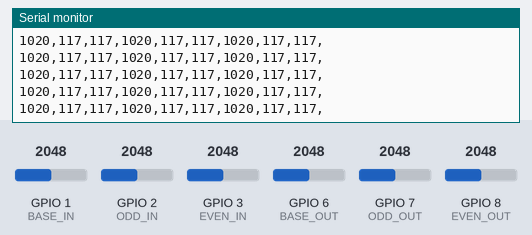
Bench run of a program on a simulated ESP32-S2. On the bench: the last lines printed to the serial monitor. Inputs (shaded band) come from the test bench; at power-on: GPIO 1 (BASE_IN) = 2048, GPIO 2 (ODD_IN) = 2048, GPIO 3 (EVEN_IN) = 2048, GPIO 6 (BASE_OUT) = 2048, GPIO 7 (ODD_OUT) = 2048, GPIO 8 (EVEN_OUT) = 2048.

Above: at 1.2 s.
1.3 s: GPIO 1 (BASE_IN) set to 2866
At 1.34 s:
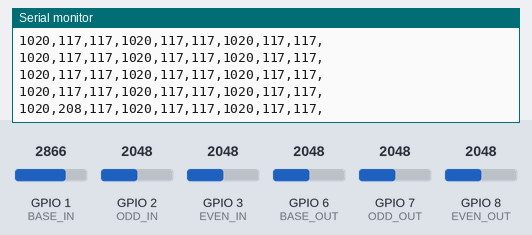
2.8 s: GPIO 2 (ODD_IN) set to 2866
At 2.82 s:
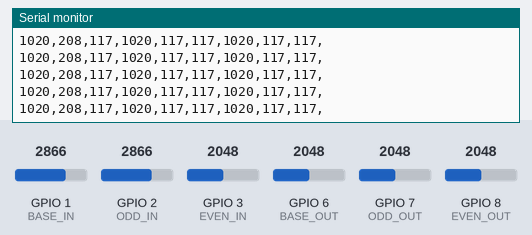
4.3 s: GPIO 3 (EVEN_IN) set to 2866
At 4.3 s:
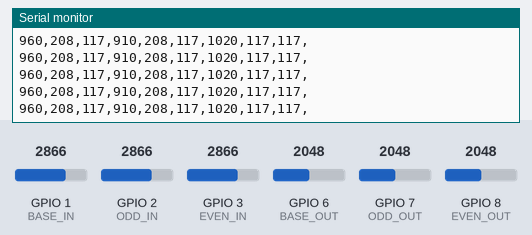
5.8 s: GPIO 6 (BASE_OUT) set to 2866
At 5.84 s:
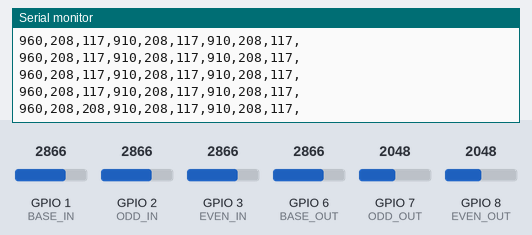
7.3 s: GPIO 7 (ODD_OUT) set to 2866
At 7.32 s:
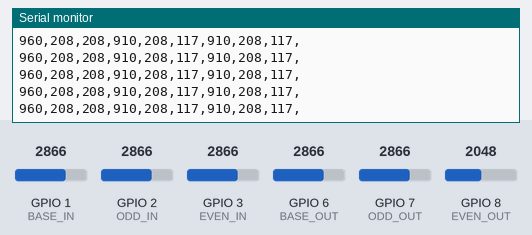
8.8 s: GPIO 8 (EVEN_OUT) set to 2866
At 8.8 s:
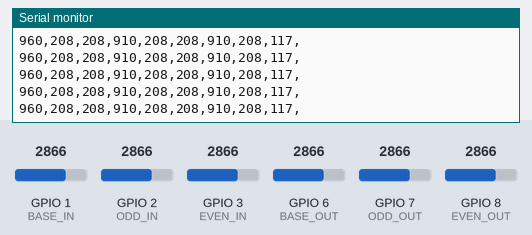
Timing chart, 0 to 11.3 s (numbered marks = the images above; inputs shaded):
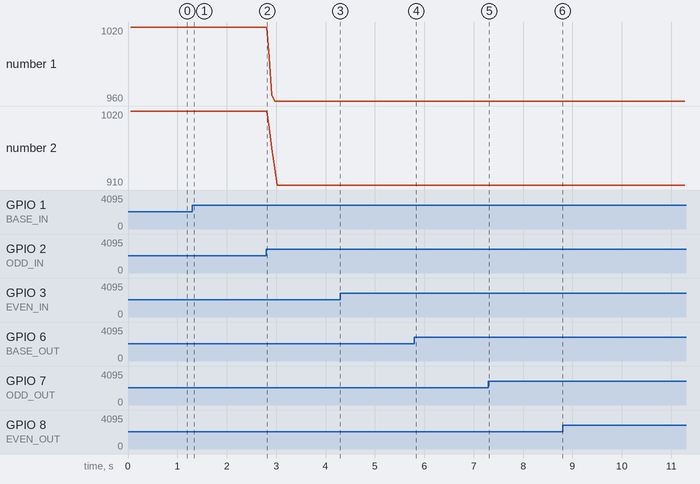

The program:

main.cpp
```cpp
#include <Arduino.h>
#include <SPI.h>
#include "MedianFilterLib2.h"

#define ODD       0
#define EVEN      1

#define BASE_CS   34
#define CLUTCH_CS 26                      //IF you use FLASH memory or PSRAM, you can not use this GPIO (thanks for pointing it out Eric)

#define BASE_IN   1
#define ODD_IN    2
#define EVEN_IN   3

#define BASE_OUT  6
#define ODD_OUT   7
#define EVEN_OUT  8

void setChipValue(int cs, uint16_t value, int chan);

uint16_t _baseT = 1020;                   //current state of DAC !!!
uint16_t _oddT  = 1020;
uint16_t _evenT = 1020;

uint16_t _baseTarget   = 960;             //target to reach on DAC, lower the value = lower the output based on INPUT
uint16_t _clutchTarget = 910;             //remember its not linear, so 900 will give you about 27% more clutch pressure, not 10%
uint16_t _gain         = 5;               //how fast we get to target

uint16_t _clutchGate = 2700;              //when we should start adding to pressure, it represents 3.333voltage -> 0 - 8191
uint16_t _baseGate   = 3700;

uint16_t BASE_NUM = 1020;                 //BASE of our DAC, always set to 1020 even tho 1024 is max

MedianFilter2<uint16_t> medianBaseIn(5);
MedianFilter2<uint16_t> medianOddIn(5);
MedianFilter2<uint16_t> medianEvenIn(5);

MedianFilter2<uint16_t> medianBaseOut(5);
MedianFilter2<uint16_t> medianOddOut(5);
MedianFilter2<uint16_t> medianEvenOut(5);

MedianFilter2<uint16_t> _medianBaseIn(10);
MedianFilter2<uint16_t> _medianOddIn(10);
MedianFilter2<uint16_t> _medianEvenIn(10);

MedianFilter2<uint16_t> _medianBaseOut(10);
MedianFilter2<uint16_t> _medianOddOut(10);
MedianFilter2<uint16_t> _medianEvenOut(10);

//LOG
bool enableLog = true;
unsigned long lastLog = 0;

void setup()
{

  //setup SPI
  pinMode(BASE_CS, OUTPUT);
  pinMode(CLUTCH_CS, OUTPUT);

  digitalWrite(BASE_CS, HIGH);
  digitalWrite(CLUTCH_CS, HIGH);

  SPI.begin();
  SPI.setBitOrder(MSBFIRST);
  SPI.setDataMode(SPI_MODE0);
  SPI.setClockDivider(SPI_CLOCK_DIV8);

  setChipValue(BASE_CS, BASE_NUM, 0);
  setChipValue(CLUTCH_CS, BASE_NUM, ODD);
  setChipValue(CLUTCH_CS, BASE_NUM, EVEN);

  Serial.begin(115200); // start it up

  // read value pins
  pinMode(BASE_IN, INPUT_PULLDOWN);
  pinMode(ODD_IN, INPUT_PULLDOWN);
  pinMode(EVEN_IN, INPUT_PULLDOWN);

  pinMode(BASE_OUT, INPUT_PULLDOWN);
  pinMode(ODD_OUT, INPUT_PULLDOWN);
  pinMode(EVEN_OUT, INPUT_PULLDOWN);


  Serial.println("Clutch Control active");

  //LOG
  if (enableLog == true){
    Serial.println("BASE_T,BASE_IN,BASE_OUT,ODD_T,ODD_IN,ODD_OUT,EVEN_T,EVEN_IN,EVEN_OUT,");
  }


}

void loop()
{

  for (int i = 1; i <= 10; ++i) {
    //remember this is a 240Mhz processor, we need some delay
    delayMicroseconds(100); //in other words, give us an average over last 1Ms
    _medianBaseIn.AddValue(analogRead(BASE_IN));
    _medianOddIn.AddValue(analogRead(ODD_IN));
    _medianEvenIn.AddValue(analogRead(EVEN_IN));

    _medianBaseOut.AddValue(analogRead(BASE_OUT));
    _medianOddOut.AddValue(analogRead(ODD_OUT));
    _medianEvenOut.AddValue(analogRead(EVEN_OUT));
  }

  uint16_t _base = medianBaseIn.AddValue(_medianBaseIn.GetFiltered());
  uint16_t _odd = medianOddIn.AddValue(_medianOddIn.GetFiltered());
  uint16_t _even = medianEvenIn.AddValue(_medianEvenIn.GetFiltered());

  uint16_t _baseOut = medianBaseOut.AddValue(_medianBaseOut.GetFiltered());
  uint16_t _oddOut = medianOddOut.AddValue(_medianOddOut.GetFiltered());
  uint16_t _evenOut = medianEvenOut.AddValue(_medianEvenOut.GetFiltered());

  //MAGIC
  if (_odd > _clutchGate){
    if (_oddT > _clutchTarget){
      _oddT = _oddT - _gain;
    }
  } else {
    _oddT = BASE_NUM;
  }

  if (_even > _clutchGate){
    if (_evenT > _clutchTarget){
      _evenT = _evenT - _gain;
    }
  } else {
    _evenT = BASE_NUM;
  }

  //base should always follow clutches and not be seperate.. see Apendix 1.1
  if (_base > _baseGate || _oddT != BASE_NUM || _evenT != BASE_NUM) {
    if (_baseT > _baseTarget){
      _baseT = _baseT - _gain;
    }
  } else {
    _baseT = BASE_NUM;
  }

  //set chip values
  setChipValue(BASE_CS, _baseT, 0);
  setChipValue(CLUTCH_CS, _oddT, ODD);
  setChipValue(CLUTCH_CS, _evenT, EVEN);


  if (enableLog == true){

    if (micros() > lastLog + 50000){//log ever 50ms
      String report = "";

      //BASE
      report += _baseT;
      report += ",";

      report += map(_base, 0, 8191, -110, 800);   //scale is -11psi to 80psi... adding extra ZERO so we don't have to deal with float/decimals
      report += ",";

      report += map(_baseOut, 0, 8191, -110, 800);
      report += ",";

        //ODD
      report += _oddT;
      report += ",";

      report += map(_odd, 0, 8191, -110, 800);
      report += ",";

      report += map(_oddOut, 0, 8191, -110, 800);
      report += ",";

      //EVEN
      report += _evenT;
      report += ",";

      report += map(_even, 0, 8191, -110, 800);
      report += ",";

      report += map(_evenOut, 0, 8191, -110, 800);
      report += ",";


      Serial.println(report);


      lastLog = micros();
    }

  }

  delay(1);//for shits and giggles, give it a breather.. 1Ms
}

void setChipValue(int cs, uint16_t value, int chan)
{

  digitalWrite(cs, LOW);

  uint16_t data = 0x1000;
  if (chan == 1) { data |= 0x8000; }
  // if (_buffered)    data |= 0x4000;
  // if (_gain == 1)   data |= 0x2000;
  data |= 0x2000;
  data |= (value << 2);

  SPI.transfer((uint8_t)(data >> 8));
  SPI.transfer((uint8_t)(data & 0xFF));
  // delayMicroseconds(15);

  digitalWrite(cs, HIGH);
}
```

Measured:
- after the input at 1.3 s, the serial monitor: prints a new line at once (image 1)
- after the input at 5.8 s, the serial monitor: prints a new line at once (image 4)
- plotted number 1: 1020 → 960 after the input at 2.8 s
- plotted number 2: 1020 → 910 after the input at 2.8 s
